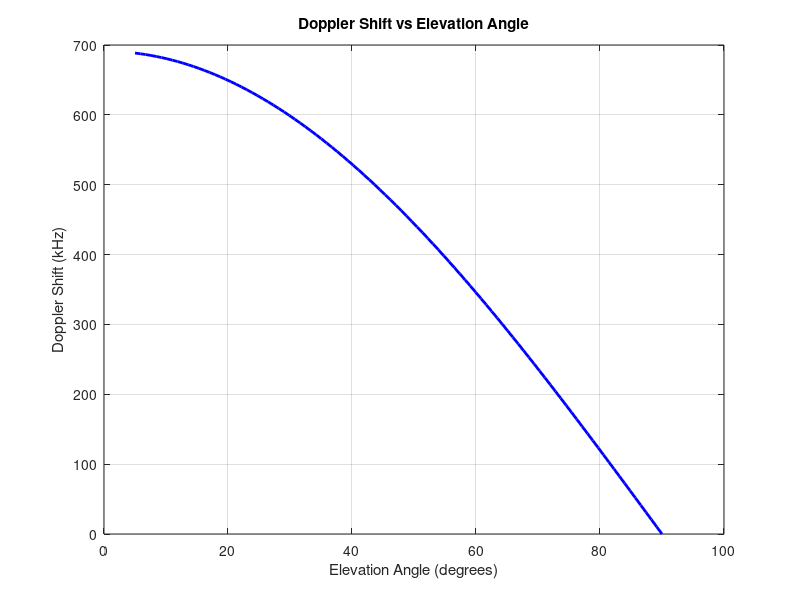
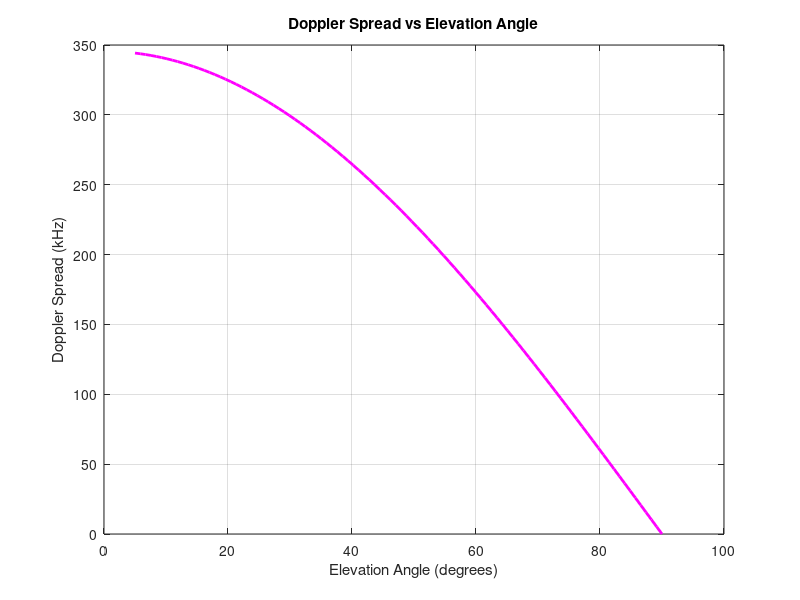
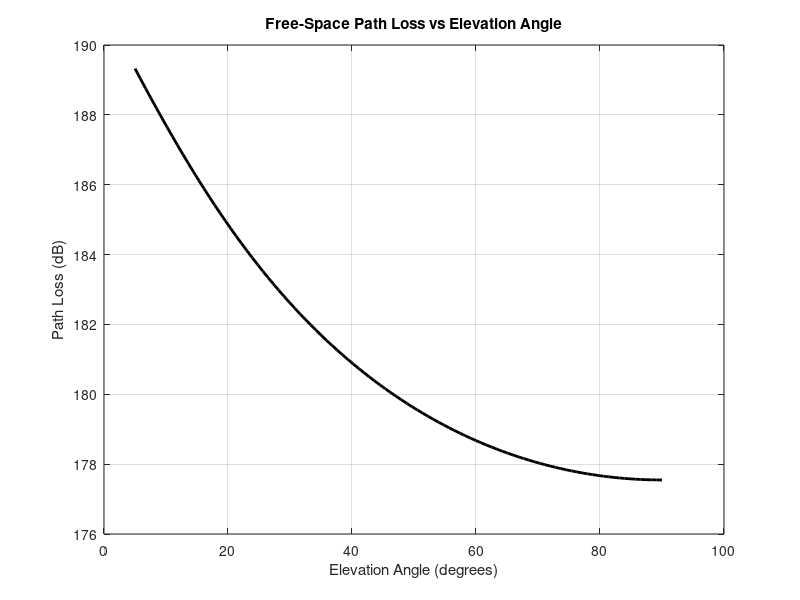
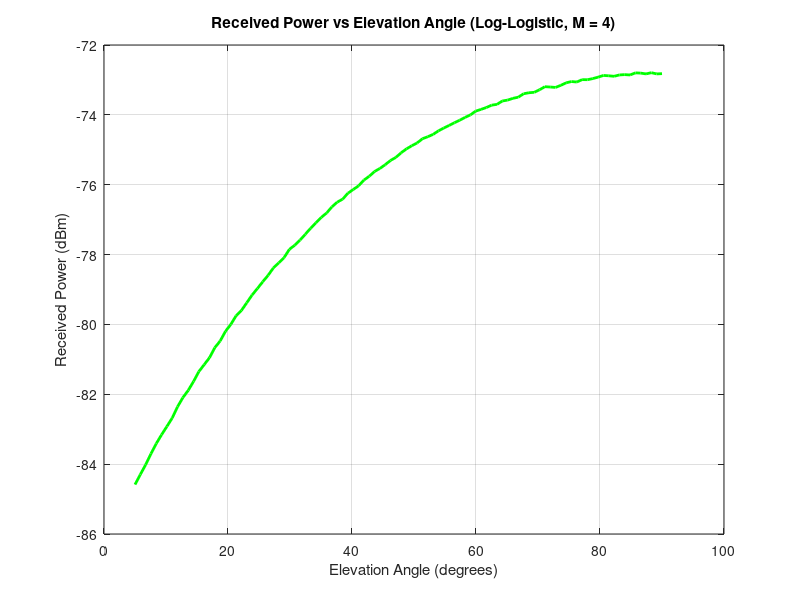

MATLAB code to generate these figures, in order:
% Constants
fc = 30e9;                  % Carrier frequency (Hz)
c = 3e8;                    % Speed of light (m/s)
lambda = c / fc;            % Wavelength (m)
Re = 6371e3;                % Earth radius (m)
h_sat = 600e3;              % Satellite altitude (m)
Gt_dB = 35; Gr_dB = 35;
Gt = 10^(Gt_dB/10); Gr = 10^(Gr_dB/10);
Pt_dBm = 30;                % Transmit power (dBm)
Pt = 10^((Pt_dBm - 30)/10); % Transmit power in Watts

% Log-logistic fading parameters
sigma = 1.2;                % Scale parameter
samples = 1000;             % Fading samples per point
M = 4;                      % Number of receiver antennas (satellite)

% Elevation angle sweep
theta_deg = linspace(5, 90, 100);
theta_rad = deg2rad(theta_deg);

% Slant range function
slant_range = @(theta) sqrt((Re + h_sat).^2 - (Re * cos(theta)).^2) - Re * sin(theta);
d = slant_range(theta_rad);

% Path loss
Lfs = (4 * pi * d * fc / c).^2;
PL_dB = 10 * log10(Lfs);

% Doppler shift and spread
G = 6.67430e-11; M_E = 5.972e24;
w_sat = sqrt(G * M_E / (Re + h_sat)^3); % rad/s
v_rel = w_sat * Re * cos(theta_rad);    % relative velocity at surface
fd = (fc / c) * v_rel;                  % Doppler shift (Hz)
doppler_spread = abs(fd) * 0.5;         % Spread estimate

% Preallocate received power
Pr_MRC_dBm = zeros(size(theta_deg));

for i = 1:length(theta_deg)
    d_i = d(i);
    pr = Pt * Gt * Gr / ( (4 * pi * d_i * fc / c)^2 );

    % M fading branches (log-logistic)
    fading = zeros(M, samples);
    for m = 1:M
        % Log-logistic fading samples per antenna
        X = randn(samples,1);   % Standard normal
        fading(m,:) = (1 ./ (1 + (X / sigma).^2)).^(1/sigma);
    end

    % MRC combining: sum of powers
    total_gain = sum(fading, 1);
    Pr_samples = pr * total_gain;      % Received power samples (Watts)
    Pr_mean = mean(Pr_samples);        % Average over samples
    Pr_MRC_dBm(i) = 10 * log10(Pr_mean) + 30; % Convert to dBm
end

% Plot Doppler Shift
figure;
plot(theta_deg, fd/1e3, 'b', 'LineWidth', 2);
xlabel('Elevation Angle (degrees)');
ylabel('Doppler Shift (kHz)');
title('Doppler Shift vs Elevation Angle');
grid on;

% Plot Doppler Spread
figure;
plot(theta_deg, doppler_spread/1e3, 'm', 'LineWidth', 2);
xlabel('Elevation Angle (degrees)');
ylabel('Doppler Spread (kHz)');
title('Doppler Spread vs Elevation Angle');
grid on;

% Plot Path Loss
figure;
plot(theta_deg, PL_dB, 'k', 'LineWidth', 2);
xlabel('Elevation Angle (degrees)');
ylabel('Path Loss (dB)');
title('Free-Space Path Loss vs Elevation Angle');
grid on;

% Plot Received Power with Spatial Diversity
figure;
plot(theta_deg, Pr_MRC_dBm, 'g', 'LineWidth', 2);
xlabel('Elevation Angle (degrees)');
ylabel('Received Power (dBm)');
title(sprintf('Received Power vs Elevation Angle (Log-Logistic, M = %d)', M));
grid on;
